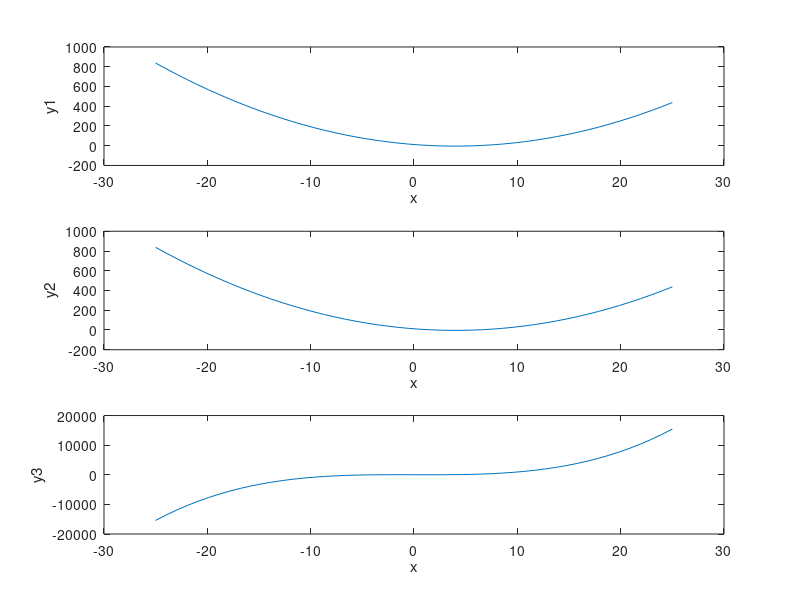

This chart was generated by the following MATLAB code:
clear 
close all
%x2 - 8x+ 12 = 0
x = linspace(-25,25,50);
for i = 1:50
%x2 - 8x + 12 for x -25 to 25
y1(i) = x(i)*x(i) - 8*x(i) + 12;
end
disp('x2 - 8x + 12 for x -25 to 25 top plot')
figure
subplot(3,1,1)
plot(x,y1)
ylabel('y1')
xlabel('x')

for i = 1:50
%x2 + 8x+ 12 for x -25 to 25
y2(i) = (x(i)-2) * (x(i)-6);
end
disp('x2 - 8x + 12 factor (x-2) & x-6) for x -25 to 25 middle plot')
subplot(3,1,2)
plot(x,y2)
ylabel('y2')
xlabel('x')

for i = 1:50
%x3 - 8x+ 12 for x -25 to 25
y3(i) = x(i)*x(i)*x(i) - 8*x(i) + 12;
end
disp('x3 - 8x + 12 for x -25 to 25 bottom plot')
subplot(3,1,3)
plot(x,y3)
ylabel('y3')
xlabel('x')
